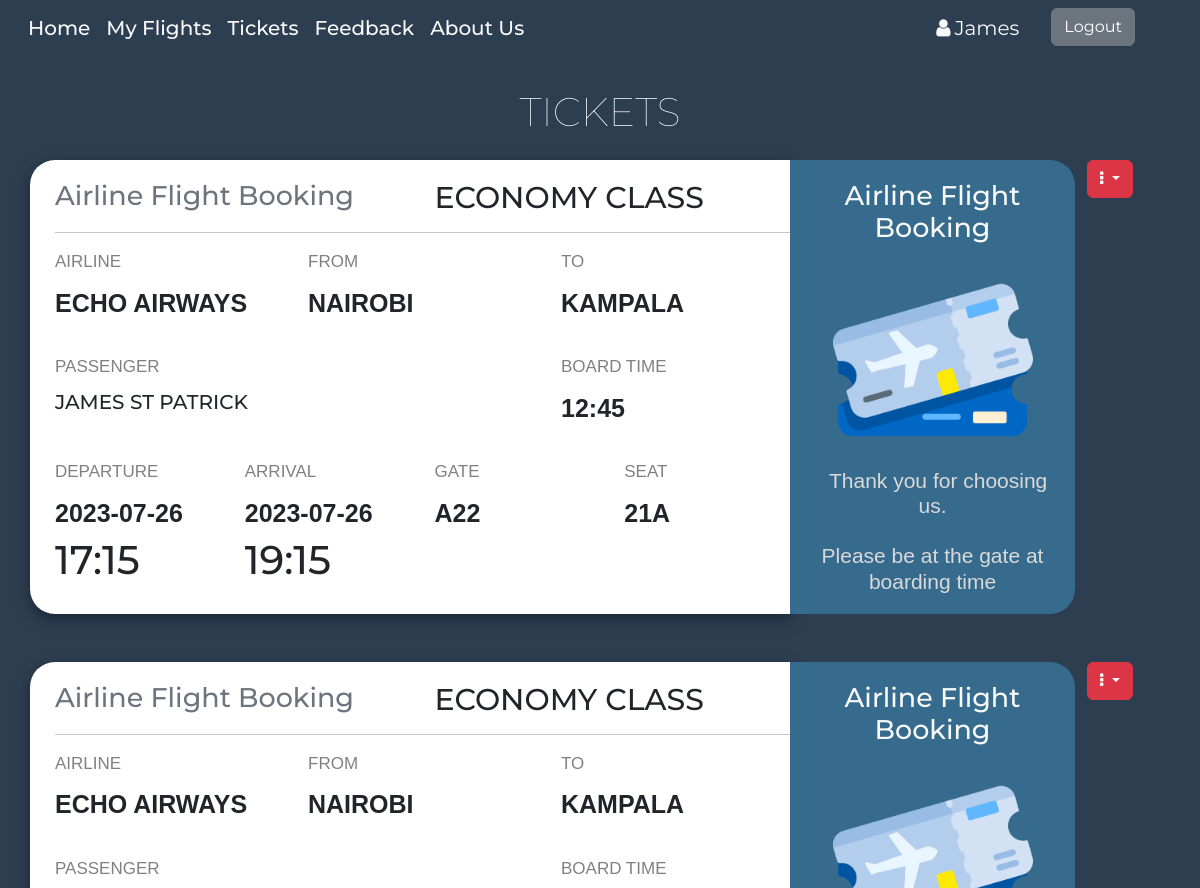
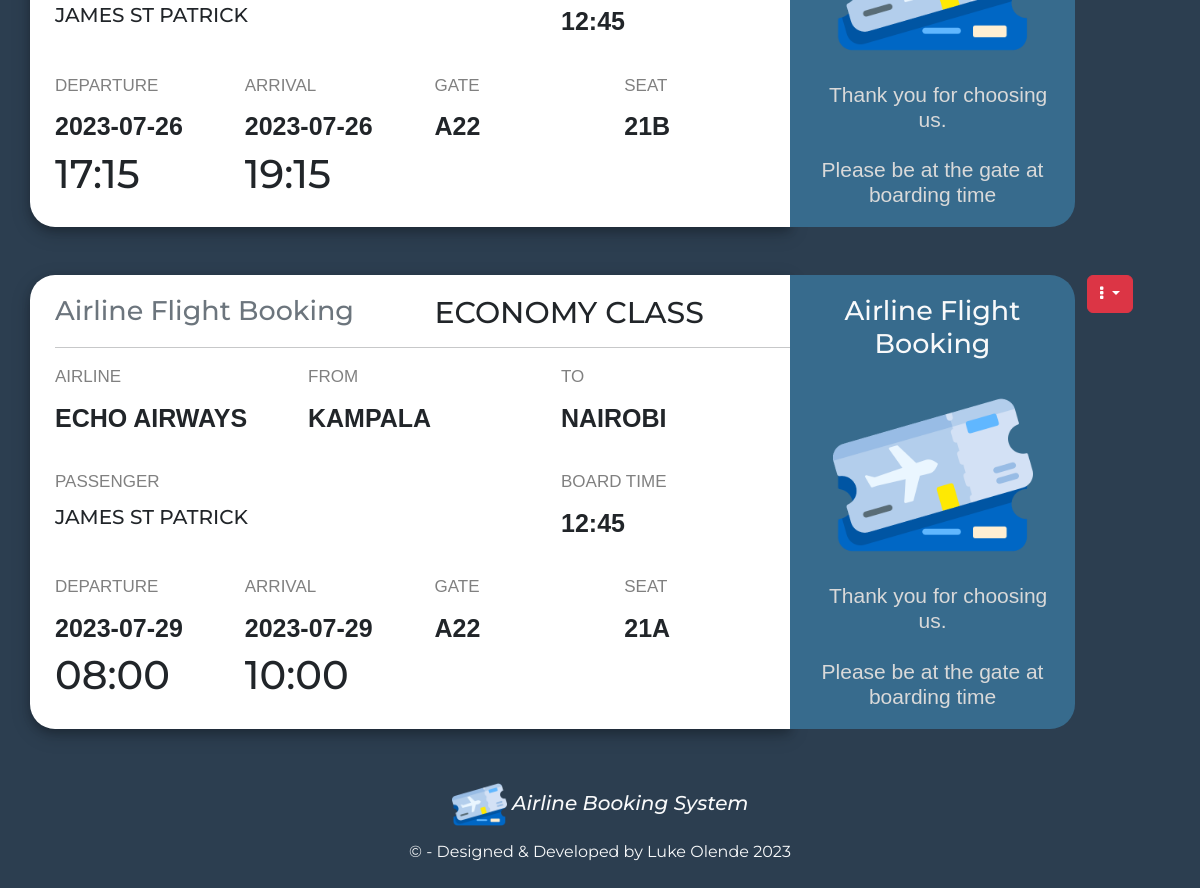
The page /ticket.php (signed in) on the database its author committed (2 pictures, top to bottom).
### tables this page shows
CREATE TABLE `ticket` (
  `ticket_id` int(11) NOT NULL,
  `passenger_id` int(11) NOT NULL,
  `flight_id` int(11) NOT NULL,
  `user_id` int(11) NOT NULL,
  `seat_no` varchar(10) NOT NULL,
  `cost` int(11) NOT NULL,
  `class` varchar(3) NOT NULL
);

CREATE TABLE `flight` (
  `flight_id` int(11) NOT NULL,
  `admin_id` int(11) NOT NULL,
  `arrival` datetime NOT NULL,
  `departure` datetime NOT NULL,
  `destination` varchar(20) NOT NULL,
  `source` varchar(20) NOT NULL,
  `airline` varchar(20) NOT NULL,
  `seats` varchar(110) NOT NULL,
  `duration` varchar(20) NOT NULL,
  `price` int(11) NOT NULL,
  `status` varchar(6) DEFAULT NULL,
  `issue` varchar(50) DEFAULT NULL,
  `last_seat` varchar(5) DEFAULT '',
  `bus_seat` int(11) DEFAULT 20,
  `last_bus_seat` varchar(5) DEFAULT ''
);

CREATE TABLE `passenger_profile` (
  `passenger_id` int(11) NOT NULL,
  `user_id` int(11) NOT NULL,
  `flight_id` int(11) NOT NULL,
  `mobile` varchar(110) NOT NULL,
  `dob` datetime NOT NULL,
  `f_name` varchar(20) NOT NULL,
  `m_name` varchar(20) NOT NULL,
  `l_name` varchar(20) NOT NULL
);

### helpers/helper.php (called while the page is built)
<?php
function subview($file){
	$file = __DIR__.'/../sub-views/'.$file;
	include $file;
}

### ticket.php (the view, shortened to what this page needs)
<?php include_once 'helpers/helper.php'; ?>
<?php subview('header.php'); ?>
<main>
  <?php if(isset($_SESSION['userId'])) {
    require 'helpers/init_conn_db.php';
    ?>
    <div class="container mb-5">
    <h1 class="text-center text-light mt-4 mb-4">TICKETS</h1>
      <?php
      $sql = 'SELECT * FROM Ticket WHERE user_id=?';
      $stmt = mysqli_stmt_init($conn);
      if(!mysqli_stmt_prepare($stmt,$sql)) {
          header('Location: ticket.php?error=sqlerror');
          exit();
      } else {
          mysqli_stmt_bind_param($stmt,'i',$_SESSION['userId']);
          mysqli_stmt_execute($stmt);
          $result = mysqli_stmt_get_result($stmt);
          while ($row = mysqli_fetch_assoc($result)) {
            $sql_p = 'SELECT * FROM passenger_profile WHERE passenger_id=?';
            $stmt_p = mysqli_stmt_init($conn);
            if(!mysqli_stmt_prepare($stmt_p,$sql_p)) {
                header('Location: ticket.php?error=sqlerror');
                exit();
            } else {
                mysqli_stmt_bind_param($stmt_p,'i',$row['passenger_id']);
                mysqli_stmt_execute($stmt_p);
                $result_p = mysqli_stmt_get_result($stmt_p);
                if($row_p = mysqli_fetch_assoc($result_p)) {
                  $sql_f = 'SELECT * FROM flight WHERE flight_id=?';
                  $stmt_f = mysqli_stmt_init($conn);
                  if(!mysqli_stmt_prepare($stmt_f,$sql_f)) {
                      header('Location: ticket.php?error=sqlerror');
                      exit();
                  } else {
                      mysqli_stmt_bind_param($stmt_f,'i',$row['flight_id']);
                      mysqli_stmt_execute($stmt_f);
                      $result_f = mysqli_stmt_get_result($stmt_f);
                      if($row_f = mysqli_fetch_assoc($result_f)) {
                        $date_time_dep = $row_f['departure'];
                        $date_dep = substr($date_time_dep,0,10);
                        $time_dep = substr($date_time_dep,10,6) ;
                        $date_time_arr = $row_f['arrival'];
                        $date_arr = substr($date_time_arr,0,10);
                        $time_arr = substr($date_time_arr,10,6) ;
                        if($row['class'] === 'E') {
                            $class_txt = 'ECONOMY';
                        } else if($row['class'] === 'B') {
                            $class_txt = 'BUSINESS';
                        }
                        echo '
                        <div class="row mb-5">
                        <div class="col-8 out">
                            <div class="row ">
                                <div class="col">
                                    <h2 class="text-secondary mb-0 brand">
                                        Airline Flight Booking</h2>
                                </div>
                                <div class="col">
                                    <h2 class="mb-0">'.$class_txt.' CLASS</h2>
                                </div>
                            </div>
                            <hr>
                            <div class="row mb-3">
                                <div class="col-4">
                                    <p class="head">Airline</p>
                                    <p class="txt">'.$row_f['airline'].'</p>
                                </div>
                                <div class="col-4">
                                    <p class="head">from</p>
                                    <p class="txt">'.$row_f['source'].'</p>
                                </div>
                                <div class="col-4">
                                    <p class="head">to</p>
                                    <p class="txt">'.$row_f['destination'].'</p>
                                </div>
                            </div>
                            <div class="row mb-3">
                                <div class="col-8">
                                    <p class="head">Passenger</p>
                                    <p class=" h5 text-uppercase">
                                    '.$row_p['f_name'].' '.$row_p['m_name'].' '.$row_p['l_name'].'
                                    </p>
                                </div>
                                <div class="col-4">
                                    <p class="head">board time</p>
                                    <p class="txt">12:45</p>
                                </div>
                            </div>
                            <div class="row">
                                <div class="col-3">
                                    <p class="head">departure</p>
                                    <p class="txt mb-1">'.$date_dep.'</p>
                                    <p class="h1 font-weight-bold mb-3">'.$time_dep.'</p>
                                </div>
                                <div class="col-3">
                                    <p class="head">arrival</p>
                                    <p class="txt mb-1">'.$date_arr.'</p>
                                    <p class="h1 font-weight-bold mb-3">'.$time_arr.'</p>
                                </div>
                                <div class="col-3">
                                    <p class="head">gate</p>
                                    <p class="txt">A22</p>
                                </div>
                                <div class="col-3">
                                    <p class="head">seat</p>
                                    <p class="txt">'.$row['seat_no'].'</p>
                                </div>
                            </div>
                        </div>
                        <div class="col-3 pl-0" style="background-color:#376b8d !important;
                            padding:20px; border-top-right-radius: 25px; border-bottom-right-radius: 25px;">
                            <div class="row">
                                <div class="col">
                                <h2 class="text-light text-center brand">
                                    Airline Flight Booking</h2>
                                </div>
                            </div>
                            <div class="row justify-content-center">
                                <div class="col-12">
                                    <img src="images/plane-ticket.png" class="mx-auto d-block"
                                    height="200px" width="200px" alt="">
                                </div>
                            </div>
                            <div class="row">
                                <h3 class="text-light2 text-center mt-2 mb-0">
                                &nbsp Thank you for choosing us. </br> </br>
                                    Please be at the gate at boarding time</h3>
                            </div>
                        </div>
                        <div class="col-1">
                            <div class="dropdown">
                                <button class="btn btn-danger dropdown-toggle" type="button"
                                data-bs-toggle="dropdown" aria-expanded="false">
                                        <i class="fa fa-ellipsis-v"></i> </td>
                                </button>
                                            value='.$row['ticket_id'].'>
                                            value='.$row['ticket_id'].'>
                            </div>
                        </div>
                        </div>
                      ' ;
                      }
                  }
                }
            }
          }
      }
       ?>
    </div>
  </main>
  <?php } ?>
  <?php subview('footer.php'); ?>

### sub-views/header.php (shortened to what this page needs)
<!doctype html>
<html lang="en">
<head>
    <link rel="stylesheet" href="https://cdnjs.cloudflare.com/ajax/libs/font-awesome/4.7.0/css/font-awesome.min.css">
    <link href="https://cdn.jsdelivr.net/npm/bootstrap@5.3.0/dist/css/bootstrap.min.css" rel="stylesheet"
>
</head>
<body>
<nav class="navbar mb-3 navbar-expand-lg bg-secondary bg-transparent">
    <div class="container-fluid">
      <div class="collapse navbar-collapse" id="navbarSupportedContent">
        <ul class="navbar-nav ms-2">
          <li class="nav-item">
            <a class="nav-link" aria-current="page" href="index.php">
              <h5 class="text-light">Home</h5>
            </a>
          </li>
          <?php if(isset($_SESSION['userId'])) { ?>
            <li class="nav-item">
            <a class="nav-link" href="my_flights.php">
              <h5 class="text-light">My Flights</h5>
            </a>
          </li>
          <li class="nav-item">
            <a class="nav-link" href="ticket.php">
              <h5 class="text-light">Tickets</h5>
            </a>
          </li>
          <?php } ?>
          <li class="nav-item">
            <a class="nav-link" href="feedback.php">
              <h5 class="text-light">Feedback</h5>
            </a>
          </li>
          <li class="nav-item">
            <a class="nav-link" href="#">
              <h5 class="text-light">About Us</h5>
            </a>
          </li>
        <?php
          if(isset($_SESSION['userId'])) {
            echo '
            <div class="d-flex" style="margin-left: 400px;">
              <li class="nav-item d-flex">
                <span class="navbar-brand mb-0 text-light">
                  <i class="me-1 ms-1 fa fa-user text-light"></i>'.$_SESSION['userUid'].'
                </span>
              </li>
              <li class="nav-item">
                <form action="includes/logout.inc.php" class="d-flex" method="POST">
                  <button class="btn btn-secondary ms-3" type="submit">
                    Logout
                  </button>
                </form>
              </li>
            </div>
            </ul>
            ';
          }
        ?>
  </div>
</nav>

### sub-views/footer.php (shortened to what this page needs)
<em>
        <h5 class="text-center text-light p-0 mt-2">
        <img src="images/plane-ticket.png" height="55px" width="55px" alt=""> Airline Booking System</h5>
    </em>
    <div class="text-light text-center">
        &copy; - Designed & Developed by Luke Olende <?php echo date('Y')?> <br><br>
    </div>
</body>
</html>

### sub-views/header.php (style rules this page uses)
body { font-family: 'Montserrat', sans-serif; background: #2c3e50; }

### ticket.php (style rules this page uses)
h2.brand { font-size: 27px !important; }
p.head { text-transform: uppercase; font-family: arial; font-size: 17px; margin-bottom: 10px ; color: grey; }
p.txt { text-transform: uppercase; font-family: arial; font-size: 25px; font-weight: bolder; }
.out { border-top-left-radius: 25px; border-bottom-left-radius: 25px; box-shadow: 0 4px 8px 0 rgba(0, 0, 0, 0.2), 0 6px 20px 0 rgba(0, 0, 0, 0.19); background-color: white; padding: 20px 0px 0px 25px; }
h2 { font-size: 30px !important; margin-bottom: 15px; }
.text-light2 { color: #d9d9d9; }
h3 { font-size: 21px !important; margin-bottom: 20px; font-family: Tahoma, sans-serif; }
h1 { font-weight: lighter !important; font-size: 40px !important; margin-bottom: 20px; }

### rows shown on the page
ticket: class "ECONOMY", flight.airline "ECHO AIRWAYS", flight.source "NAIROBI", flight.destination "KAMPALA", passenger.f_name "JAMES", passenger.m_name "ST", passenger.l_name "PATRICK", flight.departure "2023-07-26", flight.departure "17:15", flight.arrival "2023-07-26", flight.arrival "19:15", seat_no "21A"
ticket: class "ECONOMY", flight.airline "ECHO AIRWAYS", flight.source "NAIROBI", flight.destination "KAMPALA", passenger.f_name "JAMES", passenger.m_name "ST", passenger.l_name "PATRICK", flight.departure "2023-07-26", flight.departure "17:15", flight.arrival "2023-07-26", flight.arrival "19:15", seat_no "21B"
ticket: class "ECONOMY", flight.airline "ECHO AIRWAYS", flight.source "KAMPALA", flight.destination "NAIROBI", passenger.f_name "JAMES", passenger.m_name "ST", passenger.l_name "PATRICK", flight.departure "2023-07-29", flight.departure "08:00", flight.arrival "2023-07-29", flight.arrival "10:00", seat_no "21A"

### other values the page prints
$_SESSION['userUid'] "James"
